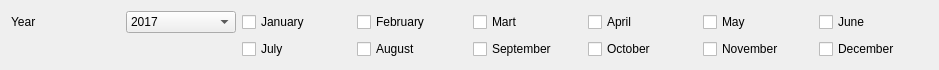
<?xml version="1.0" encoding="UTF-8"?>
<ui version="4.0">
 <class>FRoomArrangement</class>
 <widget class="QWidget" name="FRoomArrangement">
  <property name="geometry">
   <rect>
    <x>0</x>
    <y>0</y>
    <width>939</width>
    <height>61</height>
   </rect>
  </property>
  <property name="windowTitle">
   <string>Form</string>
  </property>
  <layout class="QGridLayout" name="gridLayout">
   <item row="0" column="0">
    <widget class="QLabel" name="label">
     <property name="text">
      <string>Year</string>
     </property>
    </widget>
   </item>
   <item row="0" column="1">
    <widget class="EQComboBox" name="cbYear">
     <item>
      <property name="text">
       <string>2017</string>
      </property>
     </item>
     <item>
      <property name="text">
       <string>2018</string>
      </property>
     </item>
    </widget>
   </item>
   <item row="0" column="2">
    <widget class="EQCheckBox" name="ch1">
     <property name="text">
      <string>January</string>
     </property>
     <property name="Tag" stdset="0">
      <number>0</number>
     </property>
    </widget>
   </item>
   <item row="0" column="3">
    <widget class="EQCheckBox" name="ch2">
     <property name="text">
      <string>February</string>
     </property>
     <property name="Tag" stdset="0">
      <number>0</number>
     </property>
    </widget>
   </item>
   <item row="0" column="4">
    <widget class="EQCheckBox" name="ch3">
     <property name="text">
      <string>Mart</string>
     </property>
     <property name="Tag" stdset="0">
      <number>0</number>
     </property>
    </widget>
   </item>
   <item row="0" column="5">
    <widget class="EQCheckBox" name="ch4">
     <property name="text">
      <string>April</string>
     </property>
     <property name="Tag" stdset="0">
      <number>0</number>
     </property>
    </widget>
   </item>
   <item row="0" column="6">
    <widget class="EQCheckBox" name="ch5">
     <property name="text">
      <string>May</string>
     </property>
     <property name="Tag" stdset="0">
      <number>0</number>
     </property>
    </widget>
   </item>
   <item row="0" column="7">
    <widget class="EQCheckBox" name="ch6">
     <property name="text">
      <string>June</string>
     </property>
     <property name="Tag" stdset="0">
      <number>0</number>
     </property>
    </widget>
   </item>
   <item row="1" column="2">
    <widget class="EQCheckBox" name="ch7">
     <property name="text">
      <string>July</string>
     </property>
     <property name="Tag" stdset="0">
      <number>0</number>
     </property>
    </widget>
   </item>
   <item row="1" column="3">
    <widget class="EQCheckBox" name="ch8">
     <property name="text">
      <string>August</string>
     </property>
     <property name="Tag" stdset="0">
      <number>0</number>
     </property>
    </widget>
   </item>
   <item row="1" column="4">
    <widget class="EQCheckBox" name="ch9">
     <property name="text">
      <string>September</string>
     </property>
     <property name="Tag" stdset="0">
      <number>0</number>
     </property>
    </widget>
   </item>
   <item row="1" column="5">
    <widget class="EQCheckBox" name="ch10">
     <property name="text">
      <string>October</string>
     </property>
     <property name="Tag" stdset="0">
      <number>0</number>
     </property>
    </widget>
   </item>
   <item row="1" column="6">
    <widget class="EQCheckBox" name="ch11">
     <property name="text">
      <string>November</string>
     </property>
     <property name="Tag" stdset="0">
      <number>0</number>
     </property>
    </widget>
   </item>
   <item row="1" column="7">
    <widget class="EQCheckBox" name="ch12">
     <property name="text">
      <string>December</string>
     </property>
     <property name="Tag" stdset="0">
      <number>0</number>
     </property>
    </widget>
   </item>
  </layout>
 </widget>
 <customwidgets>
  <customwidget>
   <class>EQComboBox</class>
   <extends>QComboBox</extends>
   <header location="global">eqcombobox.h</header>
  </customwidget>
  <customwidget>
   <class>EQCheckBox</class>
   <extends>QCheckBox</extends>
   <header location="global">eqcheckbox.h</header>
  </customwidget>
 </customwidgets>
 <resources/>
 <connections/>
</ui>
